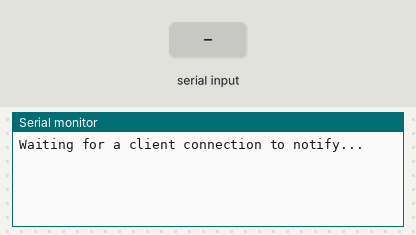
Recording of a sketch running on a simulated ESP32. On the bench: the last lines printed to the serial monitor. The test bench sets the inputs (shaded band). Nothing arrives over Bluetooth unless stated; a phone connects over Bluetooth LE 3 s after start.

Above: at 1.2 s.
1.3 s: "1" received over the second serial link
At 2.8 s:
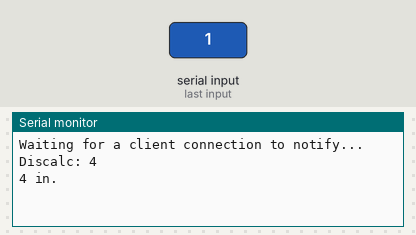
3.7 s: "0" received over the second serial link
At 5.0 s:
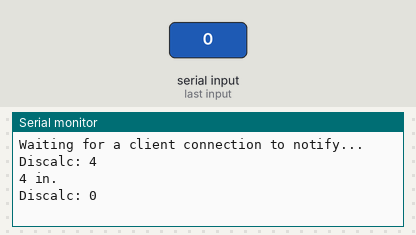

Measured:
- after the input at 1.3 s, the serial monitor: prints a new line after 0.10 s (image 1)
- after the input at 3.7 s, the serial monitor: prints a new line after 0.10 s (image 2)

The sketch:

Slave_1.ino
```cpp
#include "DHT.h"
#include "HX711.h"
#include <Wire.h>
#include <BLE2902.h>
#include <BLEUtils.h>
#include <BLEDevice.h>
#include <BLEServer.h>
#include <Adafruit_BMP085.h>
#include <Adafruit_Sensor.h>
#include <Adafruit_MPU6050.h>


/***** BLE-Protocol Declaration *****/
BLEServer* pServer = NULL;
BLECharacteristic* pCharacteristic = NULL;
bool deviceConnected = false;
bool oldDeviceConnected = false;

#define SERVICE_UUID        "4fafc201-1fb5-459e-8fcc-c5c9c331914b" // Random 128-bit UniqueID for BLE Service
#define CHARACTERISTIC_UUID "beb5483e-36e1-4688-b7f5-ea07361b26a8" // Random 128-bit UniqueID for BLE Characteristic


/***** Inclinometer Definition *****/
#define SDA 21
#define SCL 22
Adafruit_MPU6050 mpu;

/***** DHT11 Sensor Definition *****/
#define DHTPIN 15
#define DHTTYPE DHT11

/***** Ultrasonic Sensor Definition *****/
const int trigPin = 5;
const int echoPin = 2;
#define RXD2 16
#define TXD2 17

/***** HX711 Sensor Definition *****/
const int LOADCELL_DOUT_PIN = 25;
const int LOADCELL_SCK_PIN = 26;
HX711 scale;


/***** Constructor for Sensors *****/
DHT dht(DHTPIN, DHTTYPE);
Adafruit_BMP085 bmp;


/***** Custom User Variables *****/
float h_dht = 0;
float t_dht = 0;
float t_bmp = 0;
float a_bmp = 0;
float weight = 0;
float aX=0, aY=0, aZ=0, gX=0, gY=0, gZ=0;
long duration;
int distance;
String mydata = "";
char payload[80];
int test1 = 0, test2 = 1, test3 = 2, test4 = 3;   // Variables to test logic without Sensors


/***** BLE-Callback Function for BLE-Stack *****/
class MyServerCallbacks: public BLEServerCallbacks {
    void onConnect(BLEServer* pServer) {
      deviceConnected = true;
    };

    void onDisconnect(BLEServer* pServer) {
      deviceConnected = false;
    }
};


void setup() {

  pinMode(trigPin, OUTPUT); // Pin Initializ
  pinMode(echoPin, INPUT);
  Serial.begin(115200);
  Serial2.begin(9600, SERIAL_8N1, RXD2, TXD2);

  dht.begin();    // Validate and Initialize the DHT11 Sensor

  if (!bmp.begin())   // Validate and Initialize the BMP180 Sensor
    Serial.println("Could not find a valid BMP085 sensor, check wiring!"); // Prints the message and continues with the code


/***** Inclinometer Sensor Initialization *****/
  if (!mpu.begin()) {
    Serial.println("Failed to find MPU6050 chip");
  }

  //mpu.setAccelerometerRange(MPU6050_RANGE_8_G);
  //mpu.setGyroRange(MPU6050_RANGE_500_DEG);
  //mpu.setFilterBandwidth(MPU6050_BAND_5_HZ);


/***** Wieght Sensor Initialization *****
  Serial.println("Before setting up the scale:");
  Serial.print("read: \t\t");
  Serial.println(scale.read());      // print a raw reading from the ADC

  Serial.print("read average: \t\t");
  Serial.println(scale.read_average(20));   // print the average of 20 readings from the ADC

  Serial.print("get value: \t\t");
  Serial.println(scale.get_value(5));   // print the average of 5 readings from the ADC minus the tare weight (not set yet)

  Serial.print("get units: \t\t");
  Serial.println(scale.get_units(5), 1);  // print the average of 5 readings from the ADC minus tare weight (not set) divided
  // by the SCALE parameter (not set yet)

  scale.set_scale(233.82);    // this value is obtained by calibrating the scale with known weights; see the README for details
  scale.tare();               // reset the scale to 0

  Serial.println("After setting up the scale:");

  Serial.print("read: \t\t");
  Serial.println(scale.read());                 // print a raw reading from the ADC

  Serial.print("read average: \t\t");
  Serial.println(scale.read_average(20));       // print the average of 20 readings from the ADC

  Serial.print("get value: \t\t");
  Serial.println(scale.get_value(5));   // print the average of 5 readings from the ADC minus the tare weight, set with tare()

  Serial.print("get units: \t\t");
  Serial.println(scale.get_units(5), 1);        // print the average of 5 readings from the ADC minus tare weight, divided


/***** BLE-Stack Definitions *****/
  BLEDevice::init("Slave_1");   // Give a custom name to the device

  pServer = BLEDevice::createServer();    // Create a BLE-Server Application for Slave Functionality
  pServer->setCallbacks(new MyServerCallbacks());   // Attach callback function declared above to BLE-Stack

  BLEService *pService = pServer->createService(SERVICE_UUID);    // Create a custom Service to hold the BLE Characteristics

  pCharacteristic = pService->createCharacteristic(
                      CHARACTERISTIC_UUID,
                      BLECharacteristic::PROPERTY_READ   |
                      BLECharacteristic::PROPERTY_WRITE  |
                      BLECharacteristic::PROPERTY_NOTIFY |
                      BLECharacteristic::PROPERTY_INDICATE
                    );                                        // Create and define the properties of the BLE Characteristic

  pCharacteristic->addDescriptor(new BLE2902());

  pService->start();    // Start the BLE-Server

  // Start advertising
  BLEAdvertising *pAdvertising = BLEDevice::getAdvertising();
  pAdvertising->addServiceUUID(SERVICE_UUID);
  pAdvertising->setScanResponse(false);
  pAdvertising->setMinPreferred(0x0);
  BLEDevice::startAdvertising();
  Serial.println("Waiting for a client connection to notify...");

}

void loop() {
        sens_data();
    if (deviceConnected) {    //Variable automatically true when a device connects via the Callback function
        sens_data();
        pCharacteristic->setValue(payload);
        pCharacteristic->notify();
        delay(3);
    }

    if (!deviceConnected && oldDeviceConnected) {   // If a previous connected device disconnects, BLE-Callback automatically satisfies this condition
        delay(500);
        pServer->startAdvertising();
        Serial.println("start advertising");
        oldDeviceConnected = deviceConnected;
    }

    if (deviceConnected && !oldDeviceConnected) {   // Overwrite the oldDeviceConnected variable with newly connected device.

        oldDeviceConnected = deviceConnected;
    }
}
```

Sensor_Interface.ino
```cpp
void sens_data()
{

/***** Inclinometer Logic *****
  inclino_data();/


/***** Ultrasonic-NewLogic *****/
  ping();

/***** Ultrasonic-PreviousLogic *****
  digitalWrite(trigPin, LOW);
  delayMicroseconds(2);
  digitalWrite(trigPin, HIGH);
  delayMicroseconds(10);
  digitalWrite(trigPin, LOW);
  duration = pulseIn(echoPin, HIGH);
  distance= duration*0.034/2; */

/***** BMP/DHT Sensor Logic *****
  h_dht = dht.readHumidity();
  t_dht = dht.readTemperature();

  if (isnan(h_dht) || isnan(t_dht)) {
    h_dht = -1;
    t_dht = -1;
  }

  //a_bmp = bmp.readAltitude();
  a_bmp = -1;

  //t_bmp = bmp.readTemperature();/


/***** Weight Sensor Logic *****
  weight = get_weight();/


/***** Test Variables ****
  test1++;
  test2++;
  test3++;
  test4++;*/


  //mydata = "$"+String(h_dht)+","+String(t_dht)+"!"+String(t_bmp)+","+String(a_bmp);
  mydata = "$"+String(test1)+","+String(test2)+"!"+String(test3)+"@,"+String(test4);


  mydata.toCharArray(payload, 80);
  //Serial.println(payload);

  delay(10);
}

void ping() {
  int avg = 0;
  for (int i=0;i<10;i++) {
    int temp = readSerial();

    if (temp >= 220 || temp <= 0) { i = i -1;}
    else { avg = avg + temp; }
}
  distance = avg/10;
  Serial.print(distance);Serial.println(" in. ");
}

int readSerial() {
  byte serialData[5];
  int discalc;

  while (Serial2.available()) {
    byte b = Serial2.read();
    Serial.print("Byte b: ");
    Serial.println(b);
  }

  Serial2.setTimeout(95);

  if(Serial2.readBytes(serialData,4) > 0) {
    discalc = ((serialData[1] * 256) + serialData[2]);
    discalc = (discalc * (1/25.4)); //distance is returned from sensor in mm - this will convert to inches.
    Serial.print("Discalc: ");
    Serial.println(discalc);
  }
  return discalc;
}

float get_weight() {

  Serial.print("one reading:\t");
  Serial.print(scale.get_units(), 1);
  Serial.print("\t| average:\t");
  Serial.println(scale.get_units(10), 1);

  scale.power_down();              // put the ADC in sleep mode
  delay(5000);
  scale.power_up();

  return scale.get_units(10);
}

void inclino_data() {

  sensors_event_t a, g, temp;
  mpu.getEvent(&a, &g, &temp);

  aX = a.acceleration.x;
  aY = a.acceleration.y;
  aZ = a.acceleration.z;

  gX = g.gyro.x;
  gY = g.gyro.y;
  gZ = g.gyro.z;
}
```
